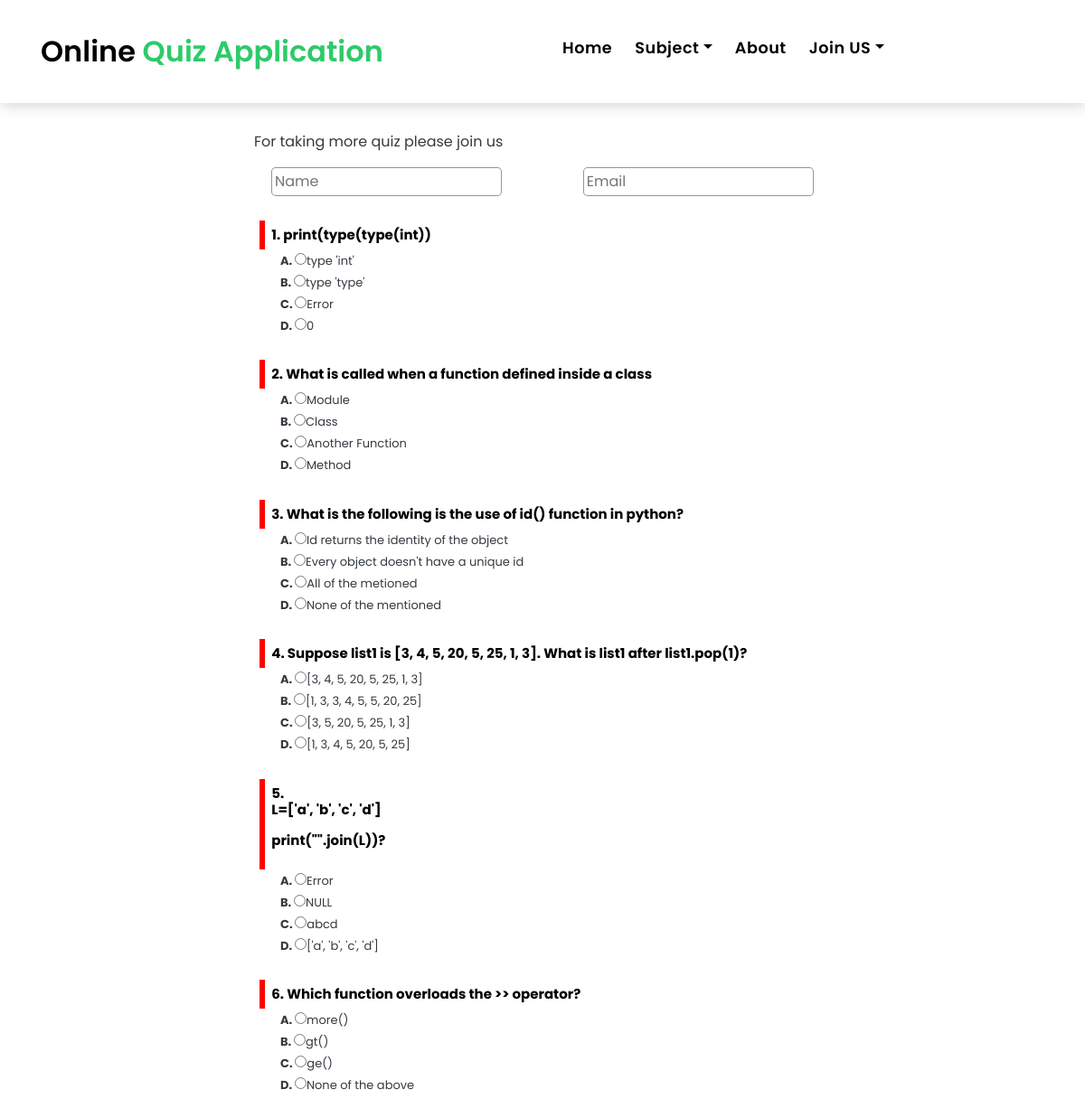
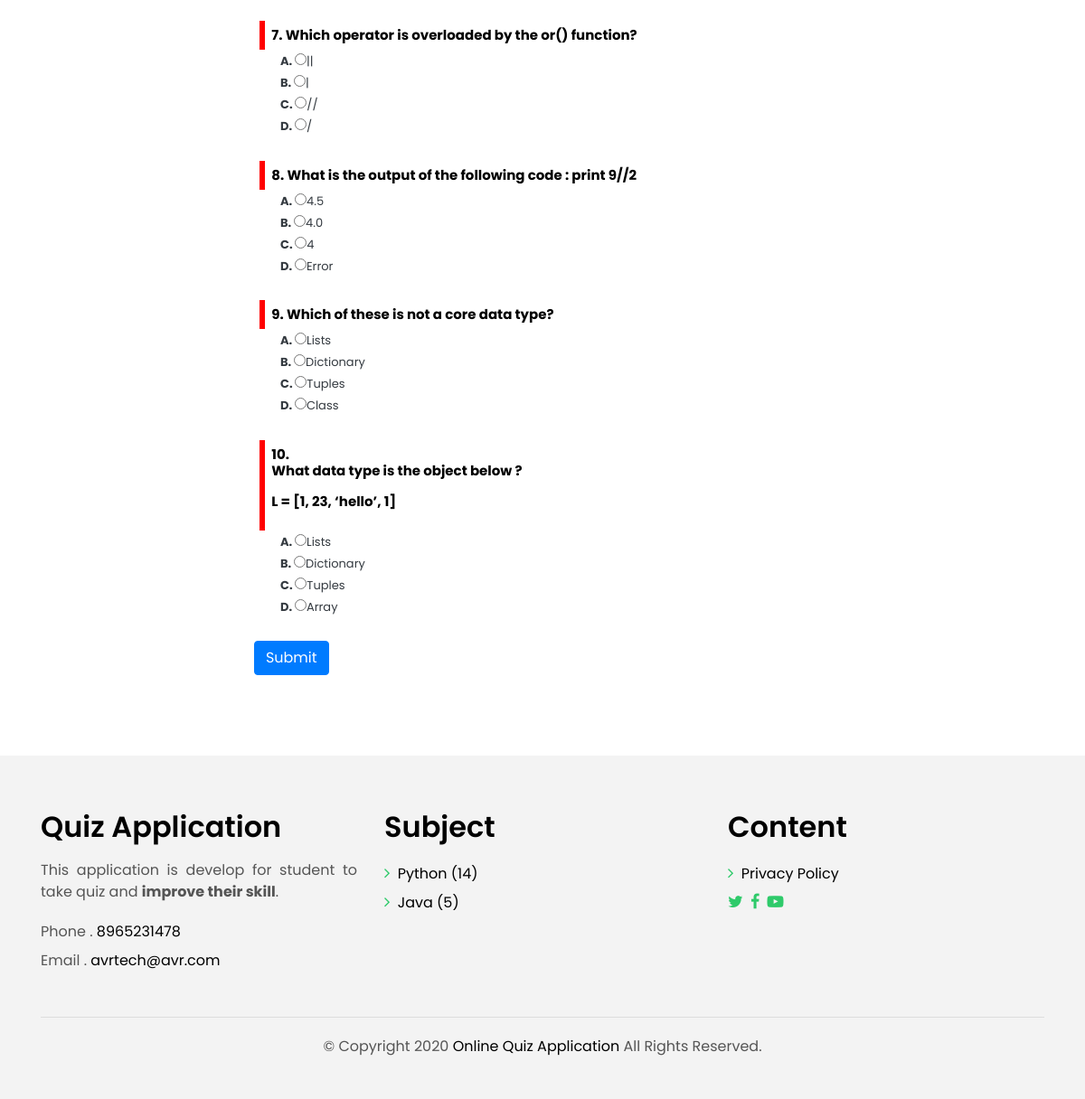
Screenshot of /quiz/Python/ with the database file from the repository (2 pictures, top to bottom).
### question/models.py (models this page shows)
class Question(models.Model):
    subject=models.CharField(max_length=30, default="Python(Static)")
    questionName= models.TextField()
    option1=models.CharField(max_length=150)
    option2=models.CharField(max_length=150)
    option3=models.CharField(max_length=150)
    option4=models.CharField(max_length=150)
    answer=models.CharField(max_length=150)

### main/models.py (models this page shows, shortened)
class Main(models.Model):
    name= models.CharField(max_length=50, default="Online")
    email=models.CharField(max_length=50, default="-")
    phone=models.CharField(max_length=13, default="-" )
    youtube=models.CharField(max_length=50, default="#" )
    facebook=models.CharField(max_length=50, default="#" )
    twitter=models.CharField(max_length=50, default="#" )
    about=models.TextField(default="-")
    aboutAdmin = models.TextField(default="-")
    set_name=models.CharField(max_length=50, default="#")

### subject/models.py (models this page shows, shortened)
class Subject(models.Model):
    subject=models.CharField(max_length=20)
    count=models.IntegerField(default=0)

### main/views.py (the view)
# urls.py: url(r'^quiz/(?P<word>.*)/$', views.quiz, name='quiz'),
def quiz(request, word):
    site=Main.objects.get(pk=1)
    question=Question.objects.filter(subject=word)
    sub=Subject.objects.all()
    li=[i for i in question]
    if len(li) < 10: enumerated_li=enumerate(li, 1)
    else: enumerated_li=enumerate(li[:10], 1)
    return render(request, "front/quiz.html", {"question": enumerated_li,"sub": sub, "word":word, "site": site})

### main/templates/front/quiz.html (shortened to what this page needs)
{% extends 'front/master.html' %}{% load static %} {% block mainblock %}
<div class="container p-3 my-3 text-dark">
    <div class="main">
        <form action="{%url 'result' word=word %}" method="post" enctype="multipart/form-data">
            <div class="app">
                <p>For taking more quiz please join us</p>
                <input type="text" name="name" id="name" placeholder="Name" class="input" required>
                <input type="email" name="email" id="email" placeholder="Email" class="input" style="float: right;" required>
            </div>
            {% for index,i in question %}
            <div class="app">
                <h3 class="ques"><b>{{index}}. {{i.questionName|safe}}</b></h3>
                <span class="option"><b>A. </b><input type="radio" name="answer{{i.pk}}" id="answer{{i.pk}}" value="{{i.option1}}">{{i.option1}}</span><br>
                <span class="option"><b>B. </b><input type="radio" name="answer{{i.pk}}" id="answer{{i.pk}}" value="{{i.option2}}">{{i.option2}}</span><br>
                <span class="option"><b>C. </b><input type="radio" name="answer{{i.pk}}" id="answer{{i.pk}}" value="{{i.option3}}">{{i.option3}}</span><br>
                <span class="option"><b>D. </b><input type="radio" name="answer{{i.pk}}" id="answer{{i.pk}}" value="{{i.option4}}">{{i.option4}}</span>
            </div>
            {% endfor %}
            <div class="app">
                <button type="submit" class="btn btn-primary">Submit</button>
            </div>
        </form>
    </div>
</div>{% endblock %}

### main/templates/front/master.html (shortened to what this page needs)
{% load static %}
<!DOCTYPE html>
<html lang="en">
<head>
    <link href="{% static 'front/lib/bootstrap/css/bootstrap.min.css' %}" rel="stylesheet">
    <link href="{% static 'front/lib/font-awesome/css/font-awesome.min.css' %}" rel="stylesheet">
    <link href="{% static 'front/lib/animate/animate.min.css' %}" rel="stylesheet">
    <link href="{% static 'front/lib/ionicons/css/ionicons.min.css' %}" rel="stylesheet">
    <link href="{% static 'front/lib/owlcarousel/assets/owl.carousel.min.css' %}" rel="stylesheet">
    <link href="{% static 'front/css/style.css' %}" rel="stylesheet">
    <link href="{% static 'front/css/main.css' %}" rel="stylesheet">
</head>
<body>
    <nav class="navbar navbar-default navbar-trans navbar-expand-lg fixed-top">
        <div class="container">
            <a class="navbar-brand text-brand" href="/">Online<span class="color-b"> Quiz Application</span></a>
            <div class="navbar-collapse collapse justify-content-center" id="navbarDefault">
                <ul class="navbar-nav">
                    <li class="nav-item">
                        <a class="nav-link" href="/">Home</a>
                    </li>
                    <li class="nav-item dropdown">
                        <a class="nav-link dropdown-toggle" href="#" id="navbarDropdown" role="button" data-toggle="dropdown" aria-haspopup="true" aria-expanded="false"> Subject</a>
                    </li>
                    <li class="nav-item">
                        <a class="nav-link" href="/about/">About</a>
                    </li>
                    <li class="nav-item dropdown">
                        <a class="nav-link dropdown-toggle" href="#" id="navbarDropdown" role="button" data-toggle="dropdown" aria-haspopup="true" aria-expanded="false"> Join US</a>
                    </li>
                </ul>
            </div>
        </div>
    </nav>
    {% block mainblock %}{% endblock %}
    <section class="section-footer">
        <div class="container">
            <div class="row">
                <div class="col-sm-12 col-md-4">
                    <div class="widget-a">
                        <div class="w-header-a">
                            <h3 class="w-title-a text-brand">Quiz Application</h3>
                        </div>
                        <div class="w-body-a">
                            <p class="w-text-a color-text-a">
                                {{site.about|safe}}
                            </p>
                        </div>
                        <div class="w-footer-a">
                            <ul class="list-unstyled">
                                <li class="color-a">
                                    <span class="color-text-a">Phone .</span> {{site.phone}}</li>
                                <li class="color-a">
                                    <span class="color-text-a">Email .</span> {{site.email}}</li>
                            </ul>
                        </div>
                    </div>
                </div>
                <div class="col-sm-12 col-md-4 section-md-t3">
                    <div class="widget-a">
                        <div class="w-header-a">
                            <h3 class="w-title-a text-brand">Subject</h3>
                        </div>
                        <div class="w-body-a">
                            <div class="w-body-a">
                                <ul class="list-unstyled">
                                    {% for i in sub %}{% if i.count != 0 %}
                                    <li class="item-list-a">
                                        <i class="fa fa-angle-right"></i>
                                        <a href="{%url 'quiz' word=i.subject %}">{{i.subject}} ({{i.count}})</a>
                                    </li>{% endif %} {% endfor %}
                                </ul>
                            </div>
                        </div>
                    </div>
                </div>
                <div class="col-sm-12 col-md-4 section-md-t3">
                    <div class="widget-a">
                        <div class="w-header-a">
                            <h3 class="w-title-a text-brand">Content</h3>
                        </div>
                        <div class="w-body-a">
                            <ul class="list-unstyled">
                                <li class="item-list-a">
                                    <i class="fa fa-angle-right"></i> <a href="#">Privacy Policy</a>
                                </li>
                                <li class="item-list-a">
                                    <a href="{{site.twitter}}"><i class="fa fa-twitter" aria-hidden="true"></i></a>
                                    <a href="{{site.facebook}}"><i class="fa fa-facebook" aria-hidden="true"></i></a>
                                    <a href="{{site.youtube}}"><i class="fa fa-youtube-play" aria-hidden="true"></i></a>
                                </li>
                            </ul>
                        </div>
                    </div>
                </div>
            </div>
        </div>
    </section>
    <footer>
        <div class="container">
            <div class="row">
                <div class="col-md-12">
                    <div class="copyright-footer">
                        <p class="copyright color-text-a">
                            &copy; Copyright 2020
                            <span class="color-a">Online Quiz Application</span> All Rights Reserved.
                        </p>
                    </div>
                </div>
            </div>
        </div>
    </footer>
</body>
</html>

### main/static/front/css/style.css (style rules this page uses)
body { font-family: 'Poppins', sans-serif; color: #555555; }
h1, h2, h3, h4, h5, h6 { color: #000000; }
a { color: #000000; transition: all .5s ease; }
.text-brand { color: #000000; font-size: 2rem; font-weight: 600; }
.color-a { color: #000000; }
.color-b { color: #2eca6a; }
.color-text-a { color: #555555; }
.navbar-default { transition: all .5s ease-in-out; background-color: #ffffff; padding-top: 28px; padding-bottom: 28px; -webkit-backface-visibility: hidden; backface-visibility: hidden; box-shadow: 1px 2px 15px rgba(100, 100, 100, 0.3); }
.navbar-default.navbar-trans, .navbar-default.navbar-reduce { -webkit-backface-visibility: hidden; backface-visibility: hidden; }
.navbar-default.navbar-trans .nav-item, .navbar-default.navbar-reduce .nav-item { position: relative; padding-right: 10px; padding-bottom: 8px; margin-left: 0; }
.navbar-default.navbar-trans .nav-link, .navbar-default.navbar-reduce .nav-link { font-size: 1.1rem; color: #000000; font-weight: 600; letter-spacing: 0.030em; transition: all 0.1s ease-in-out; position: relative; padding-left: 0; padding-right: 0; }
.navbar-default.navbar-trans .nav-link:before, .navbar-default.navbar-reduce .nav-link:before { content: ''; position: absolute; bottom: 5px; left: 0; width: 100%; height: 2px; z-index: 0; background-color: #2eca6a; -webkit-transform: scaleX(0); transform: scaleX(0); -webkit-transform-origin: right; transform-origin: right; transition: opacity .2s ease-out 0.3s, -webkit-transform .2s ease-out; transition: transform .2s ease-out, opacity .2s ease-out 0.3s; transition: transform .2s ease-out, opacity .2s ease-out 0.3s, -webkit-transform .2s ease-out; }
.navbar-default.navbar-trans .nav-link:before { background-color: #2eca6a; }
.section-footer { padding-top: 60px; margin-top: 60px; background: #f3f3f3; }
.section-footer ul { line-height: 2; }
.section-footer .item-list-a i { font-size: 18px; padding-right: 4px; color: #2eca6a; }
.section-footer .widget-a .w-title-a { margin-bottom: 1rem; }
footer { background: #f3f3f3; text-align: center; padding: 30px 0; }
footer .copyright-footer { border-top: 1px solid #ddd; padding-top: 20px; }
.btn { transition: .5s ease; }
@media (min-width: 768px) { .navbar-default.navbar-trans .nav-item, .navbar-default.navbar-reduce .nav-item { margin-left: 15px; } }

### main/static/front/css/main.css (style rules this page uses)
.main { background-color: white; display: block; width: 60%; margin: auto; margin-top: 9%; }
.main .app { background-color: white; padding: 2%; }
.main .app .input { width: 40%; padding: 3px; border-radius: 5px; margin-left: 3%; margin-right: 3%; border: 1px solid rgba(107, 103, 103, 0.699); }
.main .app .ques { display: block; border-left: 6px solid red; width: 98%; padding: 7px; margin: auto; font-size: 15px; }
.main .app .option { padding: 10px; font-size: small; border-radius: 20px; margin-left: 3%; margin-top: 20px; }

### rows the page displays
Question: index "1", questionName "print(type(type(int))", option1 "type 'int'", option2 "type 'type'", option3 "Error", option4 "0"
Question: index "2", questionName "What is called when a function defined inside a class", option1 "Module", option2 "Class", option3 "Another Function", option4 "Method"
Question: index "3", questionName "What is the following is the use of id() function in python?", option1 "Id returns the identity of the object", option2 "Every object doesn't have a unique id", option3 "All of the metioned", option4 "None of the mentioned"
Question: index "4", questionName "Suppose list1 is [3, 4, 5, 20, 5, 25, 1, 3]. What is list1 after list1.pop(1)?", option1 "[3, 4, 5, 20, 5, 25, 1, 3]", option2 "[1, 3, 3, 4, 5, 5, 20, 25]", option3 "[3, 5, 20, 5, 25, 1, 3]", option4 "[1, 3, 4, 5, 20, 5, 25]"
Question: index "5", questionName "L=['a', 'b', 'c', 'd'] print(\"\".join(L))?", option1 "Error", option2 "NULL", option3 "abcd", option4 "['a', 'b', 'c', 'd']"
Question: index "6", questionName "Which function overloads the >> operator?", option1 "more()", option2 "gt()", option3 "ge()", option4 "None of the above"
Question: index "7", questionName "Which operator is overloaded by the or() function?", option1 "||", option2 "|", option3 "//", option4 "/"
Question: index "8", questionName "What is the output of the following code : print 9//2", option1 "4.5", option2 "4.0", option3 "4", option4 "Error"
Question: index "9", questionName "Which of these is not a core data type?", option1 "Lists", option2 "Dictionary", option3 "Tuples", option4 "Class"
Question: index "10", questionName "What data type is the object below ? L = [1, 23, ‘hello’, 1]", option1 "Lists", option2 "Dictionary", option3 "Tuples", option4 "Array"
Main: about "This application is develop for student to take quiz and improve their skill .", phone "8965231478", email "avrtech@avr.com"
Subject: subject "Python", count "14"
Subject: subject "Java", count "5"
